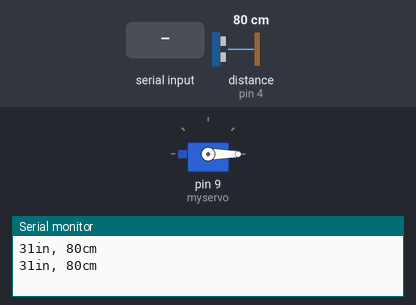
A sketch run on a simulated Arduino Uno, built with avr-gcc and run on an emulated ATmega328P. Shown: servo, the last lines printed to the serial monitor. Wiring (inferred from the names in the program): ultrasonic range finder: trigger pin 8; echo pin 4. Inputs (shaded band) come from the test bench; at power-on: distance to the obstacle (sensor on pin 4) 80 cm. The echo pulse lasts 58.3 µs per cm.

Above: at 1.2 s.
1.3 s: "90,45\n" received over Serial
At 2.5 s:
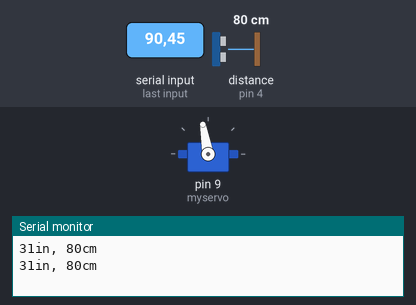
4.4 s: "30,150\n" received over Serial
At 5.4 s:
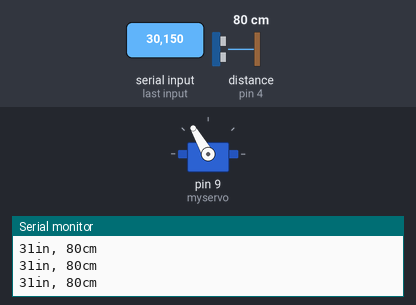
7.9 s: distance to the obstacle (sensor on pin 4) set to 17 cm
9.4 s: distance to the obstacle (sensor on pin 4) set to 13 cm
At 10.8 s:
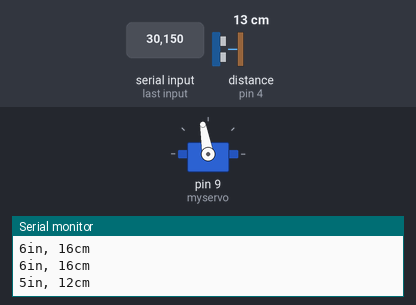
Timing chart, 0 to 12.4 s (numbered marks = the images above; inputs shaded):
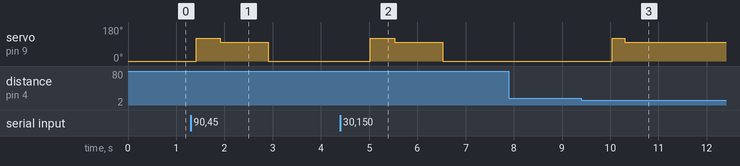

The sketch:

pez.ino
```cpp
 /*
 * Purpose:     Sketch will run the auto PEZ dispensor.
 *              The dispensor has a 3D printed base, a PEZ toy slides into the base.
 *              A servo opens the head when motion is detected on the 3 wire ping HC-SR04
 *
 * Written:     John Wiltse
 * Credits:     I started with a sample sketch for the HC-SR04 from David A. Mellis Adapted for HC-SR04 by Tautvidas Sipavicius
 * Date:        10/01/2016
 * Updated:     10/21/2017 Cleaned up the code a bit, and documented better
 * Controllers: trinket pro 5v https://www.adafruit.com/product/2000
 *              could have used a mini, but didn't have one at the time
 * Programmed:  Arduino IDE 1.8.1
 * Mechanical:  Power in used a Micro USB breakout https://www.adafruit.com/product/1833
 *              Servo https://www.ebay.com/itm/10pcs-x-9G-SG90-Mini-Micro-Servo-For-RC-Robot-Helicopter-Airplane-Car-Boat/122641411156
 *              HC-SR04 https://www.sparkfun.com/products/13959 (or similar/ ebay has lots for very cheep)
 *              HC-SR04 VCC     -> trinket pin 5v
 *              HC-SR04 Trig    -> trinket pin 8
 *              HC-SR04 Echo    -> trinket pin 4
 *              HC-SR04 GND     -> trinket pin GND
 *              serov GND       -> trinket pin GND
 *              serov Signal    -> trinket pin 9
 *              serov VCC       -> USB 5V
 *              USB GND         -> trinket pin GND
  */
#include <Servo.h>

Servo myservo;

const int trigPin = 8;
const int echoPin = 4;
int analogVal = 0;
int tempVal = 0;
long duration, inches, cm;
bool pezUp = false;

/* do this only once on startup */
void setup() {
    myservo.attach(9);
    Serial.begin(9600);
    myservo.write(0);
}

/* do this forever after startup */
void loop()
{
    /* open/close the pez unit */
    while(Serial.available() > 0)
    {
        tempVal = Serial.parseInt();
        if(tempVal > 0)
        {
            analogVal = tempVal;
            myservo.write(120);
            delay(250); /* this delay could be a little shorter. Makes it seem slow to respond, but not enough and it might false trigger */
            myservo.write(100); /* tweek to your mechanical setup */
        }
        else
        {
            myservo.write(0);
        }
    }

    duration = readPing();

    /* convert the time into a distance */
    inches = microsecondsToInches(duration);
    cm = microsecondsToCentimeters(duration);

    Serial.print(inches);
    Serial.print("in, ");
    Serial.print(cm);
    Serial.print("cm");
    Serial.println();

    if(inches <= 5 && !pezUp)
    {
        myservo.write(120);
        delay(250);
        myservo.write(100);
        pezUp = true;
    }

    if(inches > 5 && pezUp)
    {
        myservo.write(0);
        pezUp = false;
    }
    delay(700);
}

/*
 *  Reads and returns the duration of the HC SR04 sensor
 */
long readPing()
{
    /* The sensor is triggered by a HIGH pulse of 10 or more microseconds.
     * Give a short LOW pulse beforehand to ensure a clean HIGH pulse:
     */
    pinMode(trigPin, OUTPUT);
    digitalWrite(trigPin, LOW);
    delayMicroseconds(2);
    digitalWrite(trigPin, HIGH);
    delayMicroseconds(10);
    digitalWrite(trigPin, LOW);

    /* Read the signal from the sensor: a HIGH pulse whose
     * duration is the time (in microseconds) from the sending
     * of the ping to the reception of its echo off of an object.
     */
    pinMode(echoPin, INPUT);
    return pulseIn(echoPin, HIGH);
}

/*
 * According to Parallax's datasheet for the PING))), there are
 * 73.746 microseconds per inch (i.e. sound travels at 1130 feet per
 * second).  This gives the distance travelled by the ping, outbound
 * and return, so we divide by 2 to get the distance of the obstacle.
 * See: http://www.parallax.com/dl/docs/prod/acc/28015-PING-v1.3.pdf
 */
long microsecondsToInches(long microseconds)
{
    return microseconds / 74 / 2;
}

/*
 * The speed of sound is 340 m/s or 29 microseconds per centimeter.
 * The ping travels out and back, so to find the distance of the
 * object we take half of the distance travelled.
 */
long microsecondsToCentimeters(long microseconds)
{
    return microseconds / 29 / 2;
}
```

Measured:
- the behaviour switches between 16 and 15 cm on distance to the obstacle (sensor on pin 4) (found by bisection; images 2 and 3)
- after the input at 1.3 s, servo on pin 9 (myservo): 0° → 120° after 0.11 s, → 100° 0.50 s later, → 0° 1.0 s later
- after the input at 4.4 s, servo on pin 9 (myservo): 0° → 120° after 0.63 s, → 100° 0.50 s later, → 0° 1.0 s later
- after the input at 9.4 s, servo on pin 9 (myservo): 0° → 120° after 0.65 s, → 100° 0.25 s later
